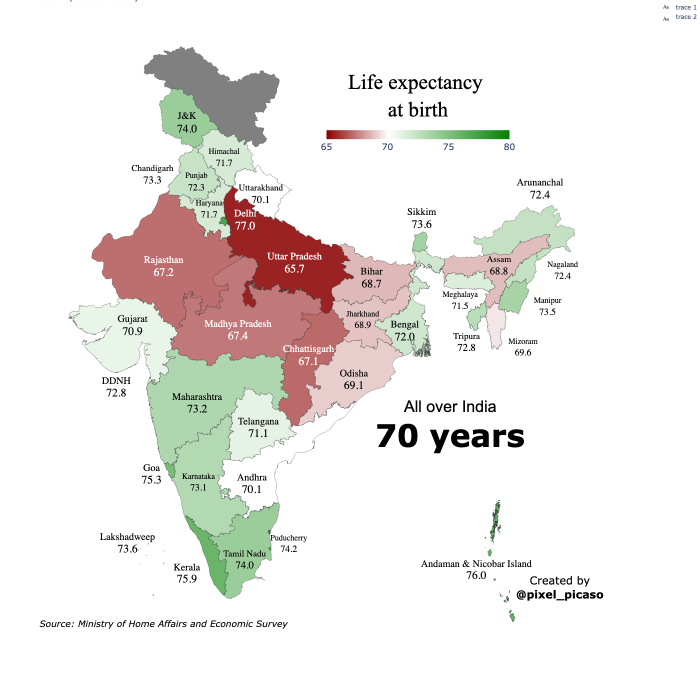
#> input picture newplot.png, 1400 x 1400 px (shown at 1/2 size)
$ jupyter execute --allow-errors life_expectancy.ipynb
#> lines starting #> are read from the running program, lines starting #| are printed output that depends on the picture
[cell 1]
import json
import pandas as pd
import plotly.express as px
import plotly.io as pio
import plotly
pio.renderers.default = 'browser'

#> (a cell that did not finish here is left out)

#> (a cell that did not finish here is left out)

#> (a cell that did not finish here is left out)

[cell 5]
colorscale = [
    (0.00, 'grey'),
    (0.001,'#8b0000'),
    (0.34, 'white'),
    (1, 'green'),
]

id_variable="State"
color_variable="life_expectancy"
#> (the rest of this cell did not finish here and is left out)

[cell 6]
min_threshold=68
max_threshold=80


def get_text_font_color(state):
    if state in ["Andaman & Nicobar Island","Goa","DDNH","Lakshadweep","Kerala","Puducherry","Sikkim","Arunanchal","Manipur","Nagaland","Mizoram","Tripura","Meghalaya","Chandigarh" ]:
        return "Black"  # Use the desired color for the specified states
    elif state in ['Delhi']: #set the color of Delhi individually based on the color of UP
        return "white"
    else: #Not in these states
        for index, row in df.iterrows():
            if row[id_variable] == state:
                # Check the 'Sex ratio' value for the current state
                if row[color_variable] > max_threshold:
                    return "White"
                elif row[color_variable] < min_threshold:
                    return "White"
                else:
                    return "Black"
size=[20, 20, 20, 18, 20, 20, 18, 20, 20, 20, 20, 20, 16, 16, 20, 16, 16, 20,20, 20, 20, 20, 16, 16, 16, 16, 20, 16, 16, 20, 20, 18, 20, 18, 20, 18]

#> (the rest of this cell did not finish here and is left out)

[cell 7]
data_source='Ministry of Home Affairs and Economic Survey'
Big_ass_number='70 years'
mid_ass_text=f'All over India'
title_text=f' <br>Life expectancy <br>at birth'
colorbar_values=[65,70,75,80]
colorbar_text=[65,70,75,80]
optional=''

#> (the rest of this cell did not finish here and is left out)

[cell 8]
from PIL import Image

# Open the image file
image_path = "newplot.png"
original_image = Image.open(image_path)
#> original_image is the input picture: PIL image 1400x1400 RGBA; mean R, G, B, A 238.3, 234.9, 232.3, 255

# Define the cropping region (left, top, right, bottom)
left = 50
top = 50  # No cropping from the top
right = original_image.width - 140
#> right = 1260
bottom = original_image.height - 140
#> bottom = 1260


# Crop the image
cropped_image = original_image.crop((left, top, right, bottom))
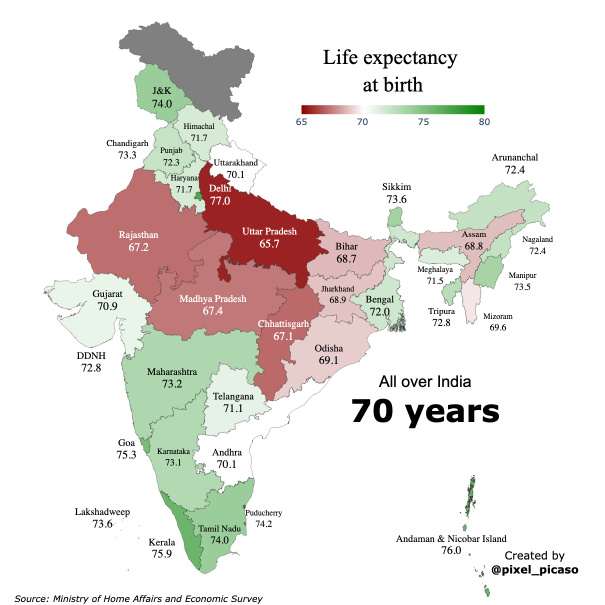
#> cropped_image: PIL image 1210x1210 RGBA (shown at 1/2 size); mean R, G, B, A 232.6, 228.2, 224.6, 255

# Save the cropped image

cropped_image.save("../cropped_l/output_cropped7.png")
